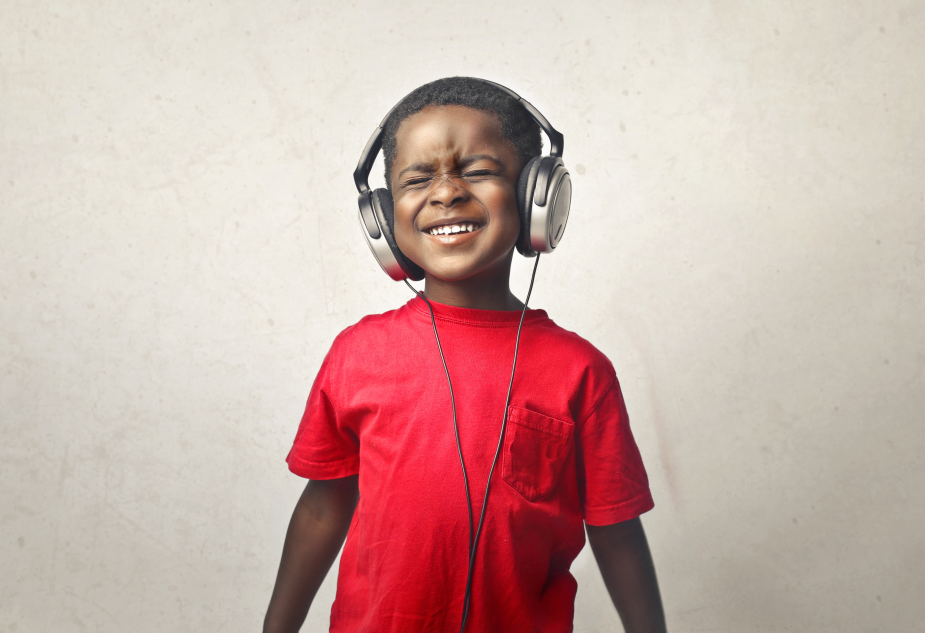
#> input picture Lab2/Prianikov_Task3/image.jpg, 3700 x 2530 px (shown at 1/4 size)
$ python task3.py
#> lines starting #> are read from the running program, lines starting #| are printed output that depends on the picture; after the words box and inside, x2 and y2 are one past the last pixel; in counts of white or black regions, pixels touching at a corner belong together
import cv2
import numpy as np

# --- НАСТРОЙКИ ---
IMAGE_PATH = 'image.jpg'  # <-- Укажите путь к вашему изображению
OUTPUT_PATH = 'result.jpg'  # <-- Имя файла для сохранения результата
WINDOW_NAME_IMAGE = 'Image'
WINDOW_NAME_CONTROLS = 'Controls'

# Максимальный размер окна для отображения картинки (чтобы помещалась на экране)
MAX_DISPLAY_WIDTH = 1600
MAX_DISPLAY_HEIGHT = 900

# Настройки панели управления
PANEL_HEIGHT = 180
PANEL_WIDTH = 400
BUTTON_HEIGHT = 40
BUTTON_WIDTH = 150
BUTTON_COLOR = (80, 80, 80)
BUTTON_TEXT_COLOR = (255, 255, 255)

# Глобальная переменная для передачи действия от кнопки в главный цикл
last_button_action = None


def nothing(x):
    """Пустая функция-заглушка для createTrackbar"""
    pass


def mouse_callback(event, x, y, flags, param):
    """Обработчик кликов мыши по окну с элементами управления."""
    global last_button_action

    if event == cv2.EVENT_LBUTTONDOWN:
        # Проверка клика по кнопке "Сохранить"
        if btn_save_y < y < btn_save_y + BUTTON_HEIGHT and btn_save_x < x < btn_save_x + BUTTON_WIDTH:
            print("Нажата кнопка 'Сохранить'")
            last_button_action = 'save'

        # Проверка клика по кнопке "Выход"
        if btn_quit_y < y < btn_quit_y + BUTTON_HEIGHT and btn_quit_x < x < btn_quit_x + BUTTON_WIDTH:
            print("Нажата кнопка 'Выход'")
            last_button_action = 'quit'


# Загружаем изображение
image = cv2.imread(IMAGE_PATH)
#> image is the input picture: shape (2530, 3700, 3); mean B, G, R 168.3, 173.9, 204.5
if image is None:
    print(f"Ошибка: не удалось загрузить изображение по пути: {IMAGE_PATH}")
    exit()

# --- Масштабируем изображение для отображения, если оно слишком большое ---
h, w = image.shape[:2]
#> h = 2530; w = 3700
if w > MAX_DISPLAY_WIDTH or h > MAX_DISPLAY_HEIGHT:
    ratio = min(MAX_DISPLAY_WIDTH / w, MAX_DISPLAY_HEIGHT / h)
#> ratio = 0.356
    new_dim = (int(w * ratio), int(h * ratio))
#> new_dim = (1316, 900)
    image = cv2.resize(image, new_dim, interpolation=cv2.INTER_AREA)
#> image: shape (900, 1316, 3)
    print(f"Изображение было уменьшено до {new_dim[0]}x{new_dim[1]} для удобства отображения.")
#| Изображение было уменьшено до 1316x900 для удобства отображения.

# Запоминаем оригинальное состояние для сброса изменений
hsv_original = cv2.cvtColor(image, cv2.COLOR_BGR2HSV)
#> hsv_original: shape (900, 1316, 3); mean H, S, V 47, 53.1, 204.6

# Создание окон
cv2.namedWindow(WINDOW_NAME_IMAGE)
cv2.namedWindow(WINDOW_NAME_CONTROLS)
cv2.setMouseCallback(WINDOW_NAME_CONTROLS, mouse_callback)

# Создание ползунков (Trackbars)
cv2.createTrackbar('H Shift', WINDOW_NAME_CONTROLS, 0, 179, nothing)
cv2.createTrackbar('S Add', WINDOW_NAME_CONTROLS, 255, 510, nothing)
cv2.createTrackbar('V Add', WINDOW_NAME_CONTROLS, 255, 510, nothing)

print("Инструкция:")
print(" - Двигайте ползунки для изменения цвета (H), насыщенности (S) и яркости (V).")
print(" - Нажмите на кнопку 'Save' для сохранения результата.")
print(" - Нажмите на кнопку 'Quit' или клавишу 'q'/ESC для выхода.")

while True:
    # Создаем и отрисовываем панель управления в каждом кадре
    control_panel = np.full((PANEL_HEIGHT, PANEL_WIDTH, 3), (50, 50, 50), dtype=np.uint8)

    # Координаты кнопок (пересчитываются в цикле для простоты)
    btn_save_x = int((PANEL_WIDTH - BUTTON_WIDTH) / 2)
    btn_save_y = 90
    btn_quit_x = int((PANEL_WIDTH - BUTTON_WIDTH) / 2)
    btn_quit_y = 135

    cv2.rectangle(control_panel, (btn_save_x, btn_save_y), (btn_save_x + BUTTON_WIDTH, btn_save_y + BUTTON_HEIGHT),
                  BUTTON_COLOR, -1)
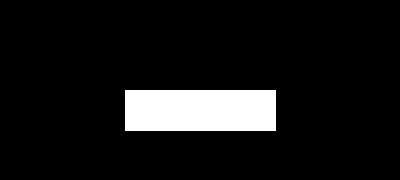
#> control_panel: shape (180, 400, 3); values 50 (black) and 80 (white), 8.6% white; 1 white region, box (x1, y1, x2, y2) and area: (125, 90, 276, 131) 6191
    cv2.putText(control_panel, 'Save', (btn_save_x + 50, btn_save_y + 28), cv2.FONT_HERSHEY_SIMPLEX, 0.7,
                BUTTON_TEXT_COLOR, 2)

    cv2.rectangle(control_panel, (btn_quit_x, btn_quit_y), (btn_quit_x + BUTTON_WIDTH, btn_quit_y + BUTTON_HEIGHT),
                  BUTTON_COLOR, -1)
#> control_panel: shape (180, 400, 3); min 50, max 255, mean 56.1
    cv2.putText(control_panel, 'Quit', (btn_quit_x + 50, btn_quit_y + 28), cv2.FONT_HERSHEY_SIMPLEX, 0.7,
                BUTTON_TEXT_COLOR, 2)
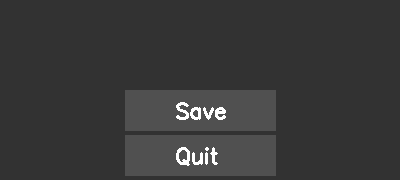
#> control_panel: shape (180, 400, 3); min 50, max 255, mean 56.9

    cv2.imshow(WINDOW_NAME_CONTROLS, control_panel)

    # --- Основная логика обработки изображения ---
    hsv_modified = hsv_original.copy()

    h_shift = cv2.getTrackbarPos('H Shift', WINDOW_NAME_CONTROLS)
    s_add = cv2.getTrackbarPos('S Add', WINDOW_NAME_CONTROLS) - 255
    v_add = cv2.getTrackbarPos('V Add', WINDOW_NAME_CONTROLS) - 255

    h, s, v = cv2.split(hsv_modified)
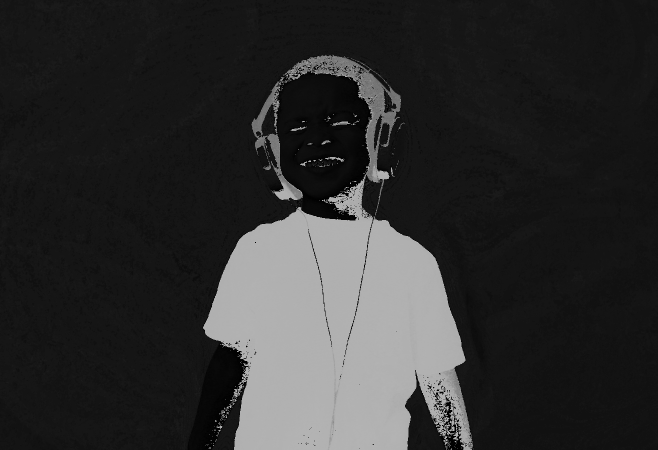
#> h: shape (900, 1316) (shown at 1/2 size); min 0, max 179, mean 47
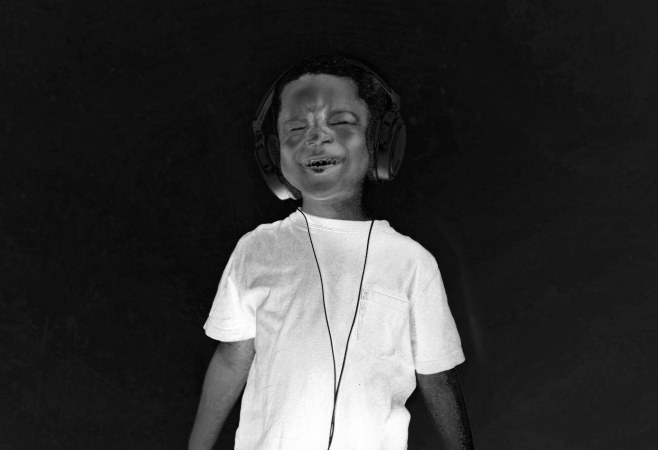
#> s: shape (900, 1316) (shown at 1/2 size); min 0, max 255, mean 53.1
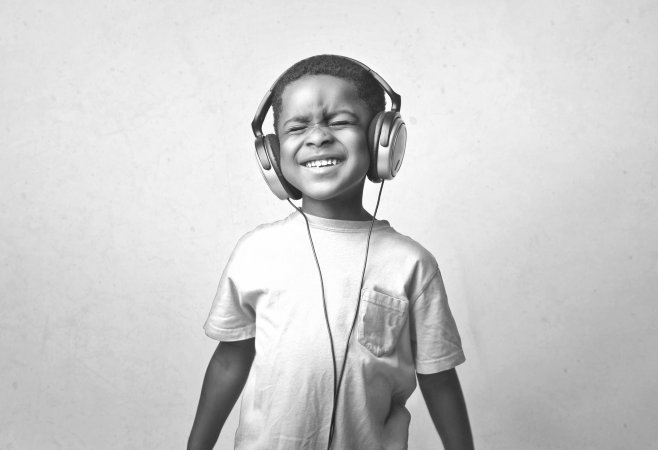
#> v: shape (900, 1316) (shown at 1/2 size); min 25, max 255, mean 204.6

    # Применяем изменения с корректным переполнением и ограничением
    h = ((h.astype(np.int16) + h_shift) % 180).astype(np.uint8)
    s = np.clip(s.astype(np.int16) + s_add, 0, 255).astype(np.uint8)
    v = np.clip(v.astype(np.int16) + v_add, 0, 255).astype(np.uint8)

    hsv_modified = cv2.merge([h, s, v])
    result_bgr = cv2.cvtColor(hsv_modified, cv2.COLOR_HSV2BGR)

    cv2.imshow(WINDOW_NAME_IMAGE, result_bgr)

    # --- Обработка действий от кнопок ---
    if last_button_action == 'save':
        cv2.imwrite(OUTPUT_PATH, result_bgr)
        print(f"Изображение сохранено в файл: {OUTPUT_PATH}")
        last_button_action = None  # Сбрасываем действие, чтобы не сохранять в каждом кадре

    if last_button_action == 'quit':
        break

        # Обработка нажатия клавиш (альтернативный способ выхода)
    key = cv2.waitKey(1) & 0xFF
#> (key q is pressed here)
    if key == ord('q') or key == 27:
        break

cv2.destroyAllWindows()
